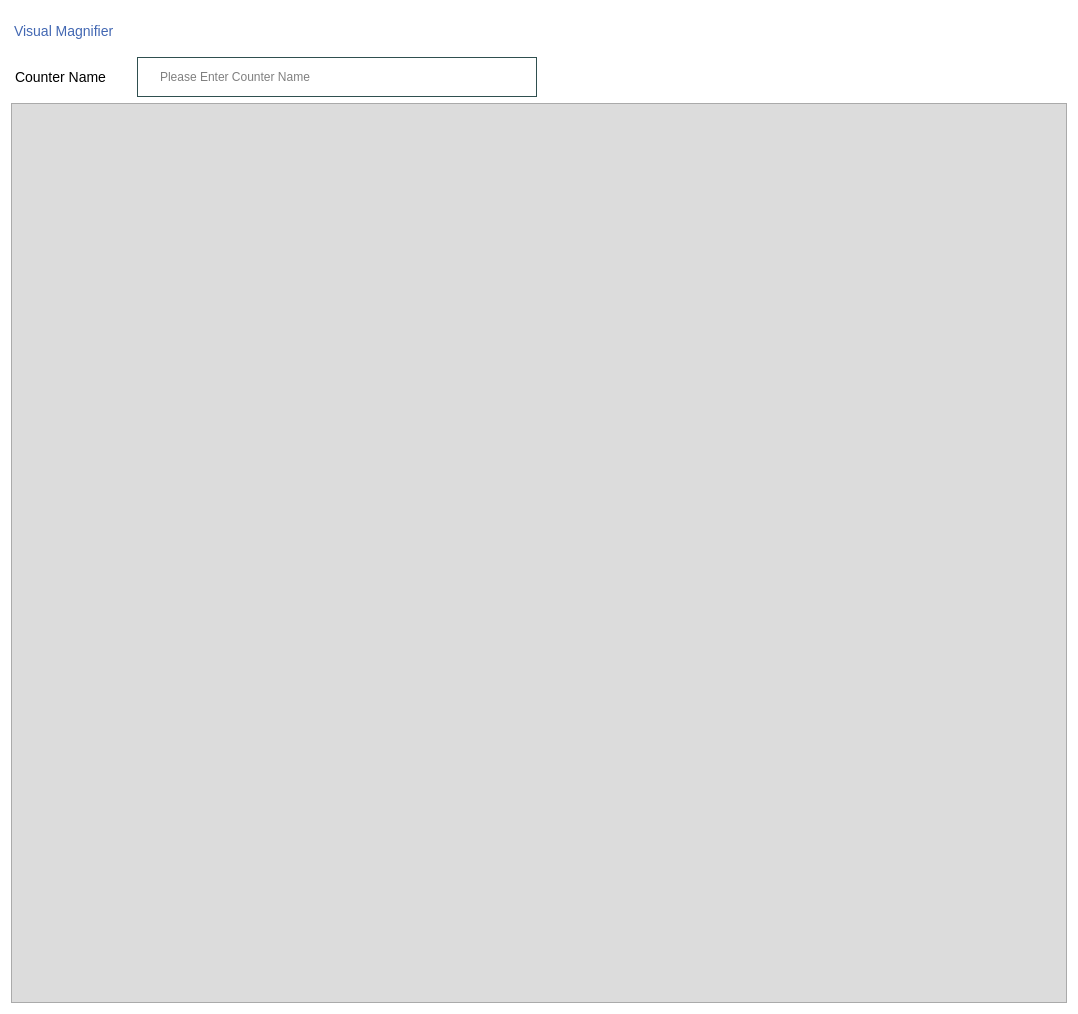
<?xml version="1.0" encoding="UTF-8"?>
<ui version="4.0">
 <class>MagnifyVisuals</class>
 <widget class="QDialog" name="MagnifyVisuals">
  <property name="geometry">
   <rect>
    <x>0</x>
    <y>0</y>
    <width>1078</width>
    <height>1012</height>
   </rect>
  </property>
  <property name="windowTitle">
   <string>Dialog</string>
  </property>
  <property name="styleSheet">
   <string notr="true">
QWidget
{
	background-color:#ffffff;
        color: #fff;

}



QFrame{
background-color: #DCDCDC;
}

QPushButton{
background-color: #657786;
color: #FFFFFF;
font-size:12px;
padding-left: 10px;
padding-right:10px;
}
QLabel{
background-color:rgba(0,0,0,0%);
color:#000000;
font-size: 14px;
padding-right:10px;
}
QPushButton::hover{

background-color: #696969;
color: #FFFFFF;
 border-style: outset;
    border-width: 2px;
    border-color: #FFFFFF;
}
QPushButton::pressed
{
	background-color: qlineargradient(spread:pad, x1:0, y1:0.511, x2:1, y2:0.511, stop:0 rgba(0, 207, 179, 255),stop:1 rgba(70, 255, 230, 255));

}
QGroupBox{
background-color:transparent;
qproperty-alignment: AlignLeft;
font-weight:bold;
	font-size: 12px;
color: #000000;
}
QLineEdit{
border:1px  solid#2F4F4F;
color:black;
padding-left: 20px;
padding-right:20px;
font-size:12px;
background-color: #ffffff;
}
QLineEdit:hover{
border:2px  solid#898F9C;
color:black;
padding-left: 20px;
padding-right:20px;
font-size:12px;
background-color: #ffffff;
}
QLineEdit:focus{
border:2px  solid#4267B2;
color:black;
padding-left: 20px;
padding-right:20px;
font-size:12px;
background-color: #ffffff;
}

QComboBox{
border:2px  solid#2F4F4F;
color:black;
font-size: 12px;
padding-left: 20px;
padding-right:20px;
background-color: #ffffff;
}
QGroupBox{

border:1px  solid#000000;
border-color:#000000;
color:#000000;

}
</string>
  </property>
  <layout class="QVBoxLayout" name="verticalLayout">
   <item>
    <widget class="QLabel" name="lbl_mode">
     <property name="minimumSize">
      <size>
       <width>320</width>
       <height>40</height>
      </size>
     </property>
     <property name="maximumSize">
      <size>
       <width>320</width>
       <height>40</height>
      </size>
     </property>
     <property name="styleSheet">
      <string notr="true">font: 16pt &quot;MS Shell Dlg 2&quot;;
color:#4267B2;</string>
     </property>
     <property name="frameShape">
      <enum>QFrame::NoFrame</enum>
     </property>
     <property name="frameShadow">
      <enum>QFrame::Plain</enum>
     </property>
     <property name="text">
      <string>Visual Magnifier</string>
     </property>
     <property name="alignment">
      <set>Qt::AlignLeading|Qt::AlignLeft|Qt::AlignVCenter</set>
     </property>
    </widget>
   </item>
   <item>
    <layout class="QHBoxLayout" name="horizontalLayout_2">
     <item>
      <widget class="QLabel" name="lbl_user">
       <property name="minimumSize">
        <size>
         <width>120</width>
         <height>40</height>
        </size>
       </property>
       <property name="maximumSize">
        <size>
         <width>120</width>
         <height>40</height>
        </size>
       </property>
       <property name="styleSheet">
        <string notr="true"/>
       </property>
       <property name="frameShape">
        <enum>QFrame::Panel</enum>
       </property>
       <property name="frameShadow">
        <enum>QFrame::Raised</enum>
       </property>
       <property name="text">
        <string>Counter Name</string>
       </property>
       <property name="alignment">
        <set>Qt::AlignLeading|Qt::AlignLeft|Qt::AlignVCenter</set>
       </property>
      </widget>
     </item>
     <item>
      <widget class="QLineEdit" name="le_counter">
       <property name="minimumSize">
        <size>
         <width>400</width>
         <height>40</height>
        </size>
       </property>
       <property name="maximumSize">
        <size>
         <width>400</width>
         <height>40</height>
        </size>
       </property>
       <property name="styleSheet">
        <string notr="true"/>
       </property>
       <property name="text">
        <string/>
       </property>
       <property name="placeholderText">
        <string>Please Enter Counter Name</string>
       </property>
      </widget>
     </item>
     <item>
      <spacer name="horizontalSpacer">
       <property name="orientation">
        <enum>Qt::Horizontal</enum>
       </property>
       <property name="sizeHint" stdset="0">
        <size>
         <width>40</width>
         <height>20</height>
        </size>
       </property>
      </spacer>
     </item>
    </layout>
   </item>
   <item>
    <widget class="QFrame" name="frame">
     <property name="minimumSize">
      <size>
       <width>900</width>
       <height>900</height>
      </size>
     </property>
     <property name="frameShape">
      <enum>QFrame::StyledPanel</enum>
     </property>
     <property name="frameShadow">
      <enum>QFrame::Raised</enum>
     </property>
     <layout class="QVBoxLayout" name="verticalLayout_2">
      <item>
       <layout class="QHBoxLayout" name="data_visual"/>
      </item>
     </layout>
    </widget>
   </item>
  </layout>
 </widget>
 <resources/>
 <connections/>
</ui>
